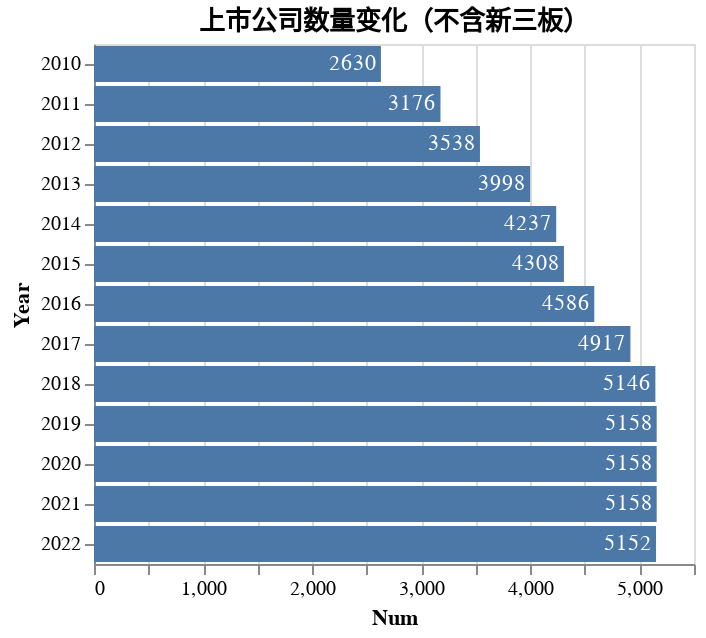

Notebook code for this chart:
### Markdown cell above
- 感觉上，这数据就不太对头了。2022年上市公司总数减少了？
- 查了下新闻，新三板确实有很多摘牌的。但还是很让人怀疑。

### Code cell
sel = (df.Quarter == 'Q4') & (df.market != '其它')
temp = df[sel].groupby(['Year'])[cols[0]].count().to_frame(name='Num').reset_index()
plot_hbar(temp, x='Num:Q', y='Year', title='上市公司数量变化（不含新三板）')

### Figure 1 — Vega-Lite specification as saved in the notebook (floating-point values rounded to 4 significant figures)
{"config": {"view": {"continuousWidth": 300, "continuousHeight": 300}}, "layer": [{"mark": {"type": "bar"}, "encoding": {"x": {"field": "Num", "type": "quantitative"}, "y": {"field": "Year", "type": "nominal"}}, "title": "上市公司数量变化（不含新三板）"}, {"mark": {"type": "text", "align": "right", "color": "white", "dx": -2}, "encoding": {"text": {"field": "Num", "type": "quantitative"}, "x": {"field": "Num", "type": "quantitative"}, "y": {"field": "Year", "type": "nominal"}}, "title": "上市公司数量变化（不含新三板）"}], "data": {"name": "data-dadedcf79e032110816efe4a3962b6f9"}, "width": "container", "$schema": "https://vega.github.io/schema/vega-lite/v5.8.0.json", "datasets": {"data-dadedcf79e032110816efe4a3962b6f9": [{"Year": "2010", "Num": 2630}, {"Year": "2011", "Num": 3176}, {"Year": "2012", "Num": 3538}, {"Year": "2013", "Num": 3998}, {"Year": "2014", "Num": 4237}, {"Year": "2015", "Num": 4308}, {"Year": "2016", "Num": 4586}, {"Year": "2017", "Num": 4917}, {"Year": "2018", "Num": 5146}, {"Year": "2019", "Num": 5158}, {"Year": "2020", "Num": 5158}, {"Year": "2021", "Num": 5158}, {"Year": "2022", "Num": 5152}]}}
